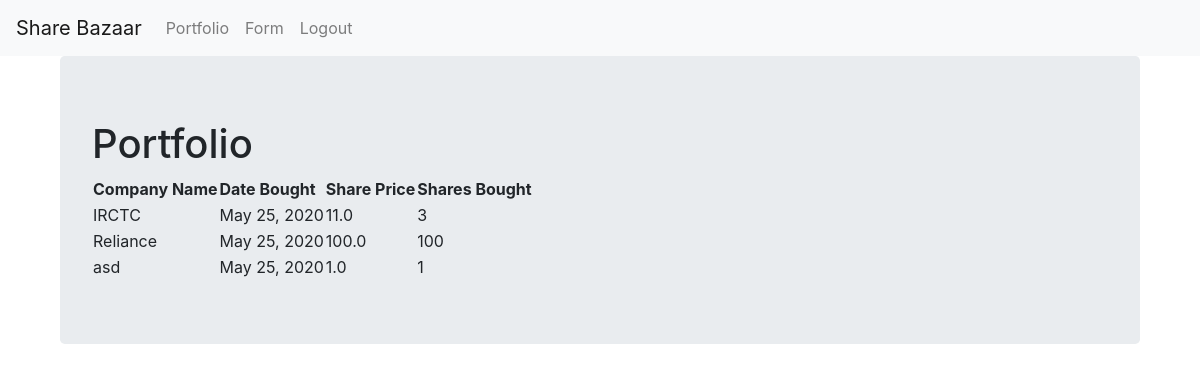
Before: /portfolio/ (signed in) with the older database file.
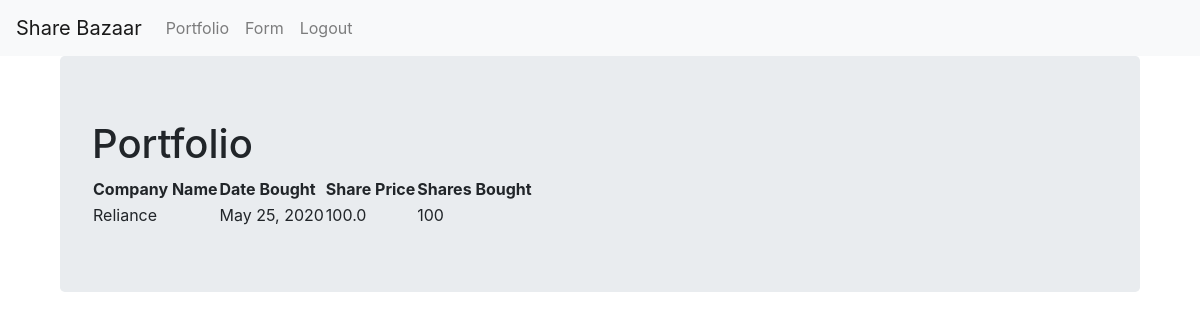
After: the same page with the newer database file.
### first_app/models.py (models this page shows, shortened)
class ShareDetails(models.Model):
    company_name = models.CharField(max_length=16 ,unique=True)
    date_bought = models.DateField()
    shares_bought = models.IntegerField()
    share_price = models.FloatField()

### first_app/views.py (the view)
# urls.py: url(r'^portfolio/', views.portfolio, name='portfolio'),
@login_required
def portfolio(request):
    web_page = ShareDetails.objects.order_by('company_name')
    topic_dict = {'topic': web_page}
    return render(request, 'first_app/portfolio.html', context=topic_dict)

### templates/first_app/portfolio.html
<!DOCTYPE html>
{% extends "first_app/base.html" %}
    {% block body_block %}
    {% load static %}
    <div class="container">
        <div class="jumbotron">
            <h1>Portfolio</h1>
            {% if topic %}
            <table>
                <thead>
                    <th>Company Name</th>
                    <th>Date Bought</th>
                    <th>Share Price</th>
                    <th>Shares Bought</th>
                </thead>
                {% for acc in topic %}
                <tr>
                    <td>{{ acc.company_name}}</td>
                    <td>{{ acc.date_bought }}</td>
                    <td>{{ acc.share_price }}</td>
                    <td>{{ acc.shares_bought }}</td>
                </tr>
                {% endfor %}
            </table>
            {% else %}
            <p>No Records Found!</p>
            {% endif %}
        </div>
      </div>
    {% endblock %}

### templates/first_app/base.html (shortened to what this page needs)
<!DOCTYPE html>
<html>
  <head>
    <link rel="stylesheet" href="https://stackpath.bootstrapcdn.com/bootstrap/4.1.3/css/bootstrap.min.css"
>
  </head>
  <body>
    <nav class="navbar navbar-expand-lg navbar-light bg-light">
      <div class="navbar-nav">
        <a class="navbar-brand" href="{% url 'home' %}">Share Bazaar</a>
        <a class="nav-item nav-link" href="{% url 'portfolio' %}">Portfolio</a>
        <a class="nav-item nav-link" href="{% url 'form' %}">Form</a>
        {% if user.is_authenticated %}
          <a class="nav-item nav-link" href="{% url 'logout' %}">Logout</a>
        {% else %}
          <a class="nav-item nav-link" href="{% url 'login' %}">Login</a>
        {% endif %}
      </div>
    </nav>
    <div class="container">
    {% block body_block %}{% endblock %}
    </div>
  </body>
</html>

Changed rows visible on the page:
removed ShareDetails: company_name "IRCTC", date_bought "May 25, 2020", share_price "11.0", shares_bought "3"
removed ShareDetails: company_name "asd", date_bought "May 25, 2020", share_price "1.0", shares_bought "1"
